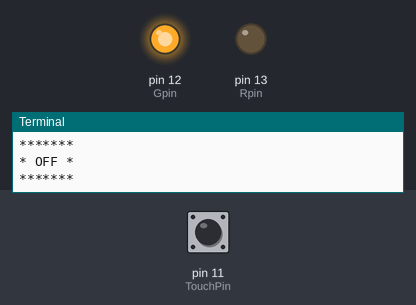
This program was run on a simulated Raspberry Pi (header pin numbers). Shown: output pins drawn as LEDs (lit = HIGH), the last lines printed to the terminal. The inputs (shaded band) are chosen by the test bench; at power-on: pin 11 (TouchPin) HIGH.

Above: at 1.2 s.
1.3 s: pin 11 (TouchPin) pulled LOW for 0.15 s
At 1.39 s:
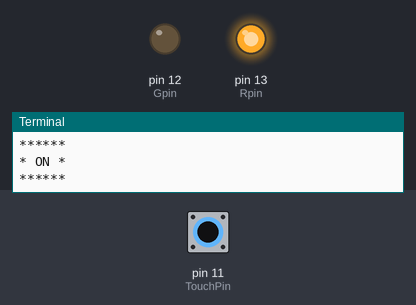
2.9 s: pin 11 (TouchPin) pulled LOW for 3.2 s
At 7.0 s:
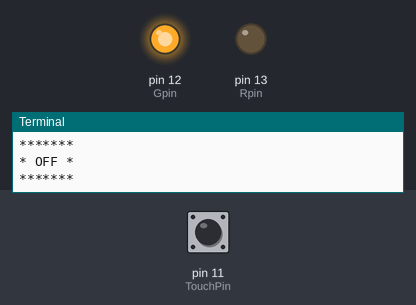
Timing chart, 0 to 8.5 s (numbered marks = the images above; inputs shaded):
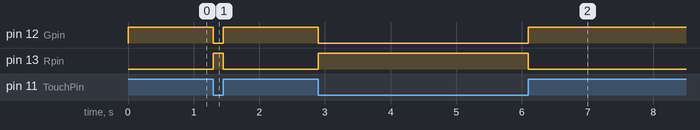

The program:

23iumo.py
```python
import RPi.GPIO as GPIO

TouchPin = 11
Gpin = 12
Rpin = 13

tmp = 0

def setup():
    GPIO.setmode(GPIO.BOARD)
    GPIO.setup(Gpin, GPIO.OUT)
    GPIO.setup(Rpin, GPIO.OUT)
    GPIO.setup(TouchPin, GPIO.IN, pull_up_down = GPIO.PUD_UP)


def Led(x):
    if x == 0:
        GPIO.output(Rpin, 1)
        GPIO.output(Gpin, 0)
    if x == 1:
        GPIO.output(Rpin, 0)
        GPIO.output(Gpin, 1)


def Print(x):
    global tmp
    if x != tmp:
        if x == 0:
            print("******")
            print("* ON *")
            print("******")
        if x == 1:
            print("*******")
            print("* OFF *")
            print("*******")
        tmp = x


def loop():
    while True:
        Led(GPIO.input(TouchPin))
        Print(GPIO.input(TouchPin))


def destroy():
    GPIO.output(Gpin, GPIO.HIGH)
    GPIO.output(Rpin, GPIO.HIGH)
    GPIO.cleanup()


if __name__ == '__main__':
    setup()
    try:
        loop()
    except KeyboardInterrupt:
        destroy()
```

Measured:
- after the input at 1.3 s, pin 12 (Gpin): HIGH → LOW at once, → HIGH 0.15 s later; pin 13 (Rpin): LOW → HIGH at once, → LOW 0.15 s later
- after the input at 2.9 s, pin 12 (Gpin): HIGH → LOW at once, → HIGH 3.2 s later; pin 13 (Rpin): LOW → HIGH at once, → LOW 3.2 s later
